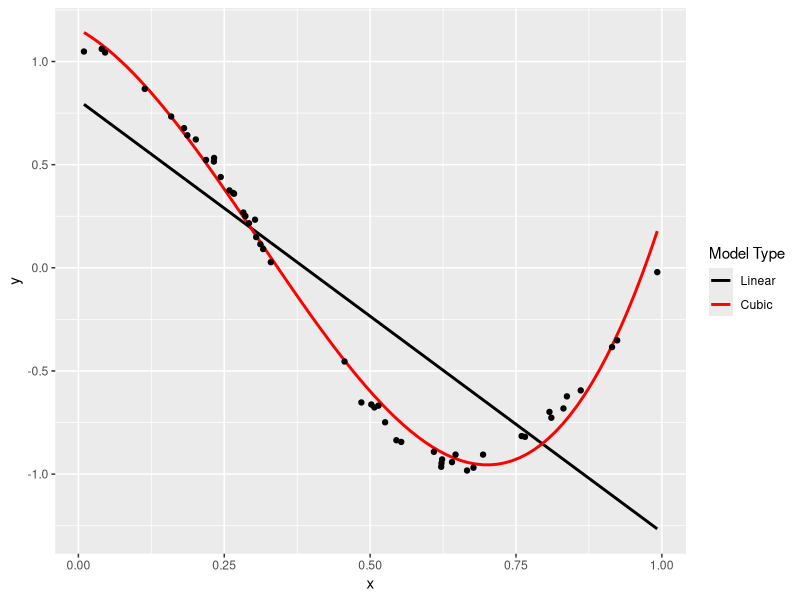
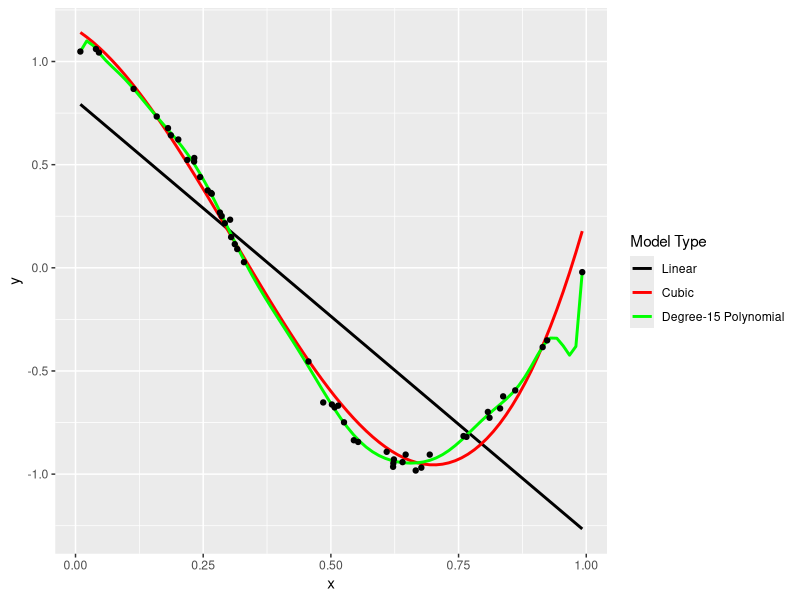
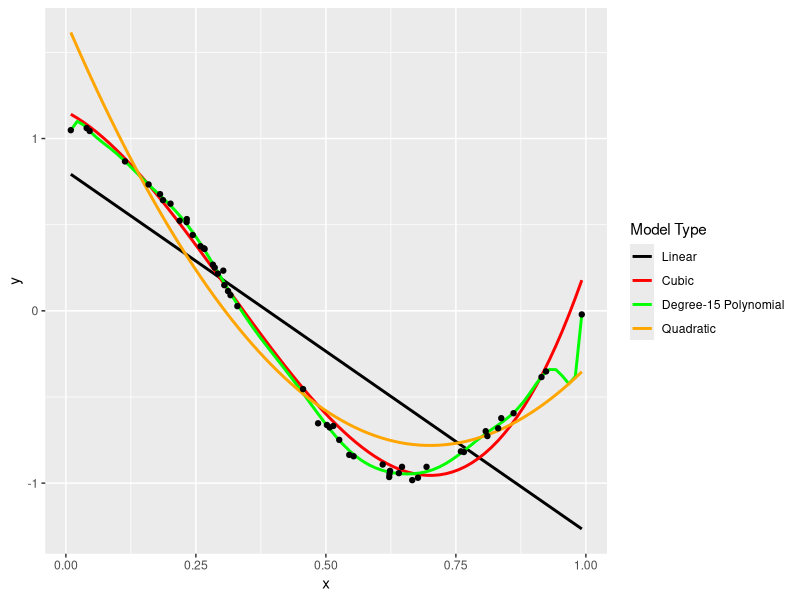

R code for these plots, in order:
## ---- chunk 1
knitr::opts_chunk$set(echo = TRUE)
library(tidyverse)
## ---- chunk 2
# data setting taken from: https://scikit-learn.org/stable/auto_examples/model_selection/plot_underfitting_overfitting.html
true_fun <- function(x){
    cos(1.5 * pi * x)
}
    set.seed(1234)

n_samples <- 50


x <- runif(n_samples)
y <- true_fun(x) + runif(n_samples) * 0.1
dat <- tibble(x = x, y = y)
## ---- chunk 3
dat %>% ggplot(aes(x = x, y = y))  + 
    geom_smooth(method = "lm", se = F, aes(color = "black"))+
    geom_smooth(method = "lm",formula = y ~ poly(x,3), se = F, aes(color = "red")) +
    geom_point()+
    scale_color_identity(guide = "legend",
                         name = "Model Type",
                         breaks = c("black", "red"),
                         labels = c("Linear", "Cubic"))

## ---- chunk 4
dat %>% ggplot(aes(x = x, y = y))  + 
    geom_smooth(method = "lm", se = F, aes(color = "black"))+
    geom_smooth(method = "lm",formula = y ~ poly(x,3), se = F, aes(color = "red"))+
    geom_smooth(method = "lm",formula = y ~ poly(x,15), se = F, aes(color = "green"))+
    geom_point() +
    scale_color_identity(guide = "legend",
                         name = "Model Type",
                         breaks = c("black", "red", "green"),
                         labels = c("Linear", "Cubic", "Degree-15 Polynomial"))

## ---- chunk 5
dat %>% ggplot(aes(x = x, y = y))  + 
    geom_smooth(method = "lm", se = F, aes(color = "black"))+
    geom_smooth(method = "lm",formula = y ~ poly(x,3), se = F, aes(color = "red"))+
    geom_smooth(method = "lm",formula = y ~ poly(x,15), se = F, aes(color = "green"))+
    geom_smooth(method = "lm",formula = y ~ poly(x,2), se = F, aes(color = "orange"))+
    geom_point() +
    scale_color_identity(guide = "legend",
                         name = "Model Type",
                         breaks = c("black", "red", "green", "orange"),
                         labels = c("Linear", "Cubic", "Degree-15 Polynomial", "Quadratic"))
